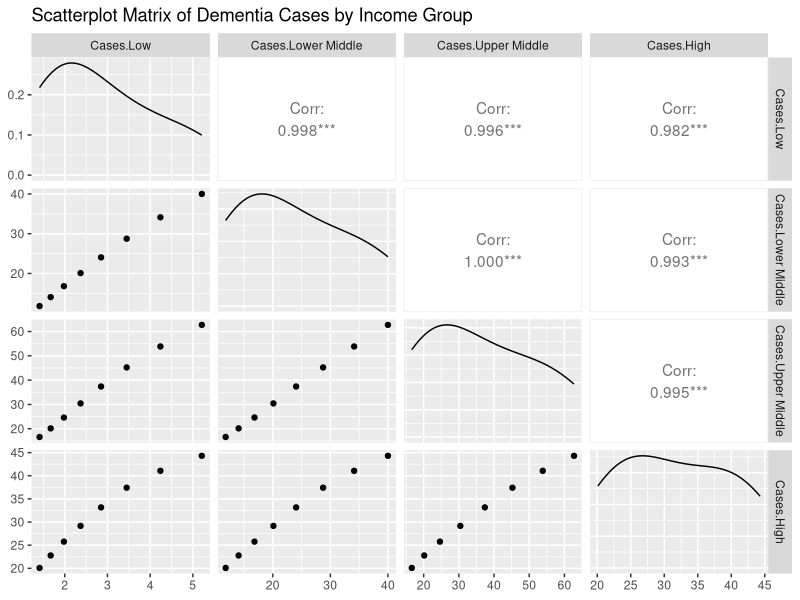

The R source for this figure:
library(ggplot2)
library(GGally)

# Create data frame
dementia_data <- data.frame(
  Year = rep(c(2015, 2020, 2025, 2030, 2035, 2040, 2045, 2050), times = 4),
  Income_Group = rep(c("Low", "Lower Middle", "Upper Middle", "High"), each = 8),
  Cases = c(
    1.41, 1.67, 1.98, 2.37, 2.85, 3.45, 4.24, 5.21,  # Low income
    11.81, 14.06, 16.82, 20.10, 24.05, 28.74, 34.13, 40.00,  # Lower middle income
    16.61, 20.15, 24.62, 30.42, 37.38, 45.23, 53.85, 62.73,  # Upper middle income
    20.09, 22.78, 25.77, 29.17, 33.16, 37.41, 41.06, 44.30   # High income
  )
)

# Convert data to wide format for scatterplot matrix
dementia_wide <- reshape(dementia_data, idvar = "Year", timevar = "Income_Group", direction = "wide")

# Create scatterplot matrix
ggpairs(dementia_wide[, -1], title = "Scatterplot Matrix of Dementia Cases by Income Group")
